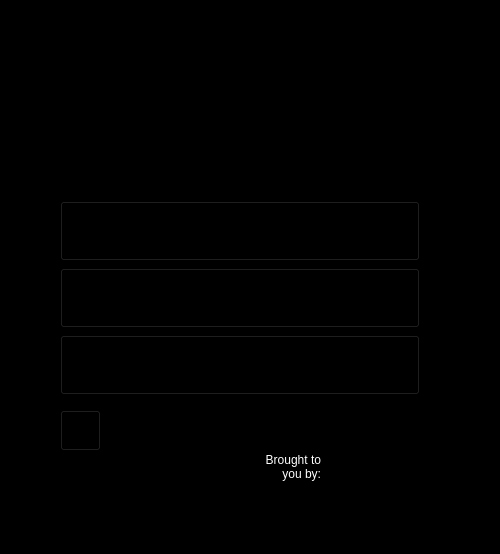
<?xml version="1.0" encoding="UTF-8"?>
<ui version="4.0">
 <class>TitleWindow</class>
 <widget class="QMainWindow" name="TitleWindow">
  <property name="geometry">
   <rect>
    <x>0</x>
    <y>0</y>
    <width>500</width>
    <height>554</height>
   </rect>
  </property>
  <property name="minimumSize">
   <size>
    <width>500</width>
    <height>500</height>
   </size>
  </property>
  <property name="maximumSize">
   <size>
    <width>500</width>
    <height>620</height>
   </size>
  </property>
  <property name="windowTitle">
   <string>Utah Wildlife Simulator</string>
  </property>
  <property name="styleSheet">
   <string notr="true">background-color: rgb(0, 0, 0);</string>
  </property>
  <widget class="QWidget" name="centralwidget">
   <widget class="QWidget" name="verticalLayoutWidget">
    <property name="geometry">
     <rect>
      <x>60</x>
      <y>200</y>
      <width>362</width>
      <height>196</height>
     </rect>
    </property>
    <layout class="QVBoxLayout" name="titleOptionsLayout">
     <item>
      <widget class="QPushButton" name="practiceButton">
       <property name="minimumSize">
        <size>
         <width>360</width>
         <height>60</height>
        </size>
       </property>
       <property name="maximumSize">
        <size>
         <width>360</width>
         <height>60</height>
        </size>
       </property>
       <property name="text">
        <string/>
       </property>
       <property name="icon">
        <iconset resource="Resources.qrc">
         <normaloff>:/Assets/Graphics/TitleButtons/practiceButton.png</normaloff>:/Assets/Graphics/TitleButtons/practiceButton.png</iconset>
       </property>
       <property name="iconSize">
        <size>
         <width>360</width>
         <height>60</height>
        </size>
       </property>
       <property name="shortcut">
        <string>2</string>
       </property>
      </widget>
     </item>
     <item>
      <widget class="QPushButton" name="adventureButton">
       <property name="minimumSize">
        <size>
         <width>360</width>
         <height>60</height>
        </size>
       </property>
       <property name="maximumSize">
        <size>
         <width>360</width>
         <height>60</height>
        </size>
       </property>
       <property name="text">
        <string/>
       </property>
       <property name="icon">
        <iconset resource="Resources.qrc">
         <normaloff>:/Assets/Graphics/TitleButtons/adventureButton.png</normaloff>:/Assets/Graphics/TitleButtons/adventureButton.png</iconset>
       </property>
       <property name="iconSize">
        <size>
         <width>360</width>
         <height>60</height>
        </size>
       </property>
       <property name="shortcut">
        <string>3</string>
       </property>
       <property name="checkable">
        <bool>false</bool>
       </property>
      </widget>
     </item>
     <item>
      <widget class="QPushButton" name="learnButton">
       <property name="minimumSize">
        <size>
         <width>360</width>
         <height>60</height>
        </size>
       </property>
       <property name="maximumSize">
        <size>
         <width>360</width>
         <height>60</height>
        </size>
       </property>
       <property name="text">
        <string/>
       </property>
       <property name="icon">
        <iconset resource="Resources.qrc">
         <normaloff>:/Assets/Graphics/TitleButtons/learnButton.png</normaloff>:/Assets/Graphics/TitleButtons/learnButton.png</iconset>
       </property>
       <property name="iconSize">
        <size>
         <width>360</width>
         <height>60</height>
        </size>
       </property>
       <property name="shortcut">
        <string>1</string>
       </property>
       <property name="checkable">
        <bool>false</bool>
       </property>
      </widget>
     </item>
    </layout>
   </widget>
   <widget class="QLabel" name="welcomeLabel">
    <property name="geometry">
     <rect>
      <x>60</x>
      <y>20</y>
      <width>385</width>
      <height>170</height>
     </rect>
    </property>
    <property name="cursor">
     <cursorShape>ArrowCursor</cursorShape>
    </property>
    <property name="styleSheet">
     <string notr="true">border-image: url(:/Assets/Graphics/TitleButtons/Logo.png);
image: url(:/Assets/Graphics/TitleButtons/Logo.png);</string>
    </property>
    <property name="lineWidth">
     <number>1</number>
    </property>
    <property name="text">
     <string/>
    </property>
    <property name="scaledContents">
     <bool>false</bool>
    </property>
    <property name="wordWrap">
     <bool>true</bool>
    </property>
    <property name="margin">
     <number>0</number>
    </property>
    <property name="indent">
     <number>-1</number>
    </property>
   </widget>
   <widget class="QPushButton" name="infoButton">
    <property name="geometry">
     <rect>
      <x>60</x>
      <y>410</y>
      <width>41</width>
      <height>41</height>
     </rect>
    </property>
    <property name="text">
     <string/>
    </property>
    <property name="icon">
     <iconset resource="Resources.qrc">
      <normaloff>:/Assets/Graphics/TitleButtons/infoButton.png</normaloff>:/Assets/Graphics/TitleButtons/infoButton.png</iconset>
    </property>
    <property name="iconSize">
     <size>
      <width>40</width>
      <height>40</height>
     </size>
    </property>
    <property name="shortcut">
     <string>4</string>
    </property>
   </widget>
   <widget class="QLabel" name="logoLabel">
    <property name="geometry">
     <rect>
      <x>330</x>
      <y>410</y>
      <width>91</width>
      <height>91</height>
     </rect>
    </property>
    <property name="styleSheet">
     <string notr="true">border-image: url(:/Assets/Graphics/TitleButtons/TTMLogo.png);</string>
    </property>
    <property name="text">
     <string/>
    </property>
   </widget>
   <widget class="QLabel" name="logoTextLabel">
    <property name="geometry">
     <rect>
      <x>180</x>
      <y>410</y>
      <width>141</width>
      <height>71</height>
     </rect>
    </property>
    <property name="styleSheet">
     <string notr="true">color: rgb(255, 255, 255);</string>
    </property>
    <property name="text">
     <string>Brought to
you by:</string>
    </property>
    <property name="alignment">
     <set>Qt::AlignBottom|Qt::AlignRight|Qt::AlignTrailing</set>
    </property>
   </widget>
   <zorder>verticalLayoutWidget</zorder>
   <zorder>infoButton</zorder>
   <zorder>logoLabel</zorder>
   <zorder>logoTextLabel</zorder>
   <zorder>welcomeLabel</zorder>
  </widget>
  <widget class="QMenuBar" name="menubar">
   <property name="geometry">
    <rect>
     <x>0</x>
     <y>0</y>
     <width>500</width>
     <height>22</height>
    </rect>
   </property>
  </widget>
  <widget class="QStatusBar" name="statusbar"/>
 </widget>
 <resources>
  <include location="Resources.qrc"/>
 </resources>
 <connections/>
</ui>
